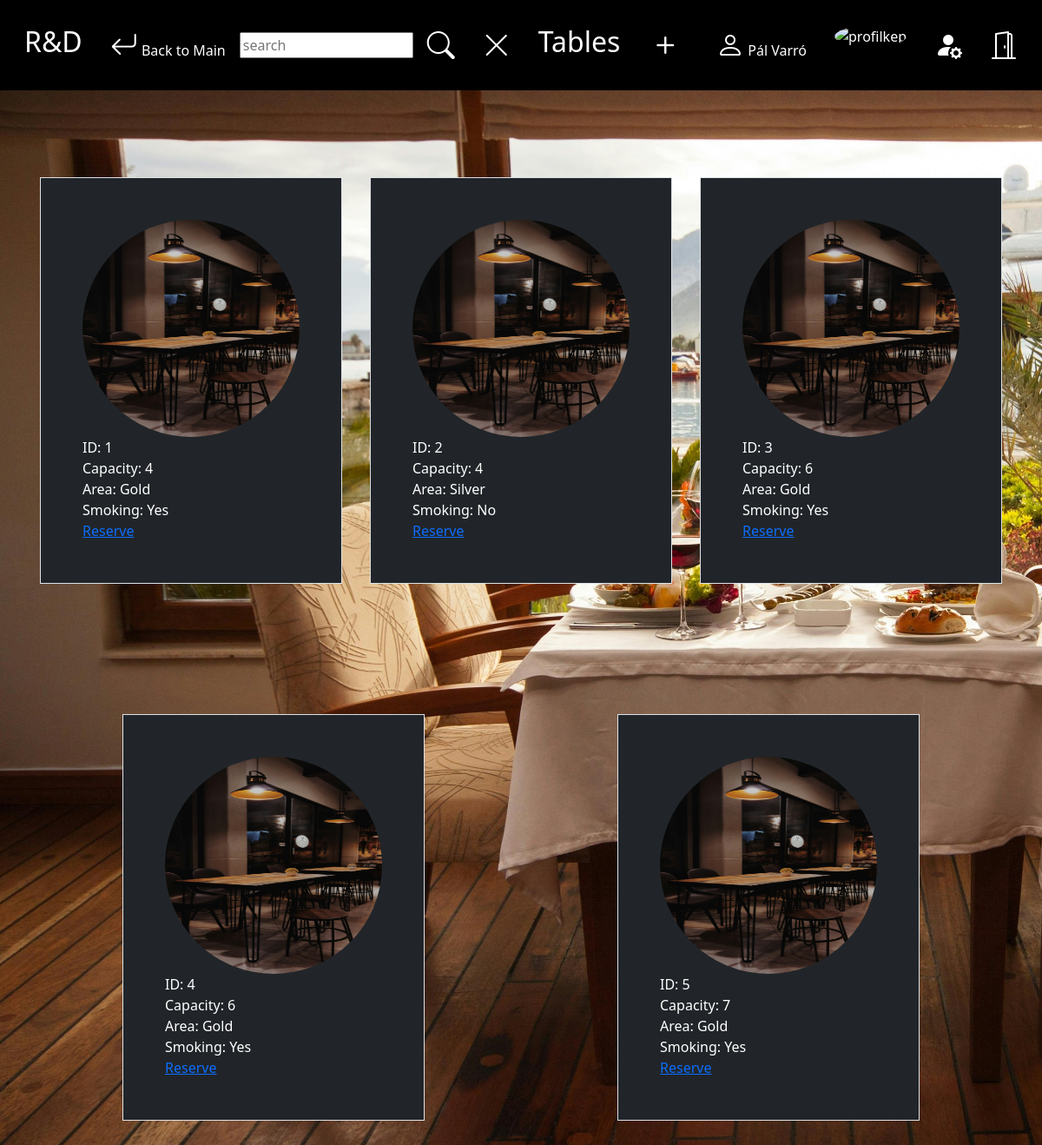
The app's page /Restaurant2.0/tables.php (signed in) with its own data.
### tables this page shows
CREATE TABLE `user` (
  `userId` int(6) NOT NULL,
  `firstName` varchar(50) NOT NULL,
  `lastName` varchar(50) NOT NULL,
  `phoneNumber` int(10) NOT NULL,
  `userMail` varchar(100) NOT NULL,
  `userPassword` varchar(60) NOT NULL,
  `profilePic` varchar(100) DEFAULT NULL,
  `privilage` varchar(25) NOT NULL,
  `registrationTime` timestamp NOT NULL DEFAULT current_timestamp(),
  `verification_code` int(50) DEFAULT NULL,
  `verify` int(11) NOT NULL,
  `verification_time` timestamp NOT NULL DEFAULT current_timestamp(),
  `banned` tinyint(1) NOT NULL,
  `banned_time` timestamp NOT NULL DEFAULT current_timestamp(),
  `passwordValidation` int(10) DEFAULT NULL,
  `passwordValidationTime` timestamp NOT NULL DEFAULT current_timestamp()
);

CREATE TABLE `table` (
  `tableId` int(6) NOT NULL,
  `reservationPicture` varchar(100) DEFAULT NULL,
  `capacity` int(2) NOT NULL,
  `area` varchar(50) NOT NULL,
  `smokingArea` varchar(5) NOT NULL,
  `workerId` int(3) NOT NULL
);

### Restaurant2.0/tables.php (the view, shortened to what this page needs)
<!DOCTYPE html>
<html lang="en">
<head>
    <link href="https://cdn.jsdelivr.net/npm/bootstrap@5.3.2/dist/css/bootstrap.min.css" rel="stylesheet"
>
    <link rel="stylesheet" href="https://cdn.jsdelivr.net/npm/bootstrap-icons@1.11.3/font/bootstrap-icons.min.css">
    <link rel="stylesheet" href="https://cdnjs.cloudflare.com/ajax/libs/font-awesome/4.7.0/css/font-awesome.min.css">
    <link rel="stylesheet" type="text/css" href="main.css">
</head>
<body>
<nav class="navbar navbar-expand-lg bg-black navbar-nav ml-auto">
    <div class="container-fluid ">
        <a href="#" class="bar d-none d-lg-block"><h2>R&D</h2><?php  ?></a>
        <?php
        global $conn;
        if ($conn) {
            if (isset($_SESSION['email']) && isset($_SESSION['name']) && isset($_SESSION['profilePic'])) {
                $sql = "SELECT * FROM user";
                $stmt = $conn->query($sql);
                echo "<li><a class=\"d-none d-lg-block\" href=\"index.php\"><i class=\"fa-2x bi bi-arrow-return-left\"></i> Back to Main</a></li>";;
                echo '<li><form method="post" action="tables.php"></li>
            <input type="text" style="width: 200px; height: 30px; " placeholder="search" name="searchName">
            <li> <a class="justify-content-end" onclick="activateSearch()"><i class="fa-2x bi bi-search"></i></a></li>
         <li><a class="justify-content-end" onclick="deleteSearch()"><i class="fa-2x bi bi-x-lg"></i></a></li>
            <input type="submit" value="search" id="searchAction" name="searchAction" style="display: none">
            <input type="submit" value="delete" id="searchDelete" name="searchDelete" style="display: none"></form>';
                echo '
           <a href="#" class="bar d-block d-lg-none"><h2><i class=" fa-3x bi bi-pc-display-horizontal"></i>  </h2></a>
            <a href="#" class="bar d-none d-lg-block"> <h2>  Tables</h2></a>';
                if ($stmt->num_rows > 0)
                    while ($row = $stmt->fetch_assoc())
                if ($_SESSION['email'] == $row['userMail'] && $row['privilage'] == "Admin") {
                            echo "<li><a class=\"justify-content-end\" href=\"addTable.php?token=" . $_SESSION['token']. "\" style='font-size: 40px'><i class=\"bi bi-plus\"></i></a></li>";
                        }
            }
        } else {
            echo "<a href='login.php'  class='nav-link dropdown-item'><i class=\"bi bi-person\"></i>Connection Error!</a>";
        }
        ?> <button style="border: none;" class=" fa-1x navbar-toggler ml-auto hidden-sm-up float-xs-right float: right" type="button"
        <div class=" collapse navbar-collapse justify-content-end" id="collapsibleNavbar">
            <ul class="navbar-nav ">
                <li class="nav-item dropdown ">
                    <?php
                    global $conn;
                    if ($conn) {
                        if (isset($_SESSION['email']) && isset($_SESSION['name']) && isset($_SESSION['profilePic'])) {
                            $name = $_SESSION['name'];
                            $profilePic = $_SESSION['profilePic'];
                            $sql = "SELECT * FROM user";
                            $stmt = $conn->query($sql);
                            echo'<div class=" collapse navbar-collapse justify-content-end" id="collapsibleNavbar">';
                            if ($stmt->num_rows > 0)
                                while ($row = $stmt->fetch_assoc())
                                    if ($_SESSION['email'] == $row['userMail']) {
                                        echo "<li><a class='bar d-none d-lg-block'> <i class=\"fa-2x bi bi-person\"></i> $name</a></li>";
                                    }
                            echo "<li><a class=\" d-none d-lg-block \"  onclick=' activateProfilePicture()'>
<img  class=\"profilePic\" src=\"http://localhost:/Restaurant2.0/pictures/{$profilePic}\" width=\"45\" height=\"45\" alt=\"profilkep\">";
                            echo "</a><form method='post' action='functions.php' enctype='multipart/form-data'>";
                            echo "</form></li>";
                            echo "<li><a  class=\" d-none d-lg-block \" href=\"modify.php\">";
                            echo "<i class='fa-2x  bi bi-person-fill-gear'></i></i> </a></li>";
                            echo "<li><a  class=\" d-none d-lg-block \" href=\"functions.php\">";
                            echo "<i class=\"bi bi-door-open fa-2x\"></i></a></li>";
                            echo "</div>";
                        }
                    } else {
                        echo "<a href='' class='nav-link dropdown-item'><i class=\"bi bi-person\"></i>Connection Error!</a>";
                    }
                    ?>
                   </nav> </div> </li> </ul> </div> </div> </nav>
</body>
</html>
<?php
global $conn;
if (isset($_SESSION['email']) && isset($_SESSION['name']) && isset($_SESSION['profilePic'])) {
    if (isset($_POST['searchAction'])) {
        if ($_POST['searchAction'] == 'search') {
            $data = "SELECT * FROM `table` where bookedName= '" . $_POST['searchName'] . "'";
            users($data);
        }
    } else {
        users("SELECT * FROM `table`");
    }
} else {
    header('Location: index.php');
    exit();
}
function users($command)
{
    global $conn;
    $sql = $command;
    $stmt = $conn->prepare($sql);
    $stmt->execute();
    $result = $stmt->get_result();
    if ($result->num_rows > 0) {
        echo'<div class="container">
  <div class="row justify-content-around" >';
        while ($row = $result->fetch_assoc()) {
            echo ' <div class="col-xl-4 p-5 border bg-dark" style="
 margin: auto; margin-top:100px; margin-bottom: 50px;left:0; right:0; width: fit-content">';
            echo "<div class=\"col-xl-4 \"><img class=\"profilePic\"
src=\"http://localhost:/Restaurant2.0/pictures/" . $row['reservationPicture'] . "
          \" width=\"250\" height=\"250\" alt=\"profilkep\"></div><label>ID: " . $row['tableId'] . "</label><br>
<label>Capacity: " . $row['capacity'] . "</label><br>
<label>Area: " . $row['area'] . "</label><br>
<label>Smoking: " . $row['smokingArea'] . "</label><br>
<a href=\"reservation.php?table=" . $row['tableId'] . "\">Reserve</a></div>";
        }
        echo "</div></div>";
    } else {
        $_SESSION['message']="<h2>No result.</h2>";
    }
}
?>

### Restaurant2.0/main.css (style rules this page uses)
.navbar { background-color: #333; }
.navbar a, button { float: left; font-size: 16px; color: white; text-align: center; padding: 14px 16px; text-decoration: none; }
li { text-decoration: none; }
body { position: relative; background-repeat: no-repeat; background-size: cover; background-image:url("MainPage.jpg") ; background-color: #4e1b06; }
.profilePic { border-radius: 50%; margin: 0px; margin-top: 0; opacity: 1; cursor: pointer; filter: alpha(opacity=100); }
label { color: white; }

### records on screen
user: name "Pál Varró"
table: reservationPicture (picture), tableId "1", capacity "4", area "Gold", smokingArea "Yes"
table: reservationPicture (picture), tableId "2", capacity "4", area "Silver", smokingArea "No"
table: reservationPicture (picture), tableId "3", capacity "6", area "Gold", smokingArea "Yes"
table: reservationPicture (picture), tableId "4", capacity "6", area "Gold", smokingArea "Yes"
table: reservationPicture (picture), tableId "5", capacity "7", area "Gold", smokingArea "Yes"
